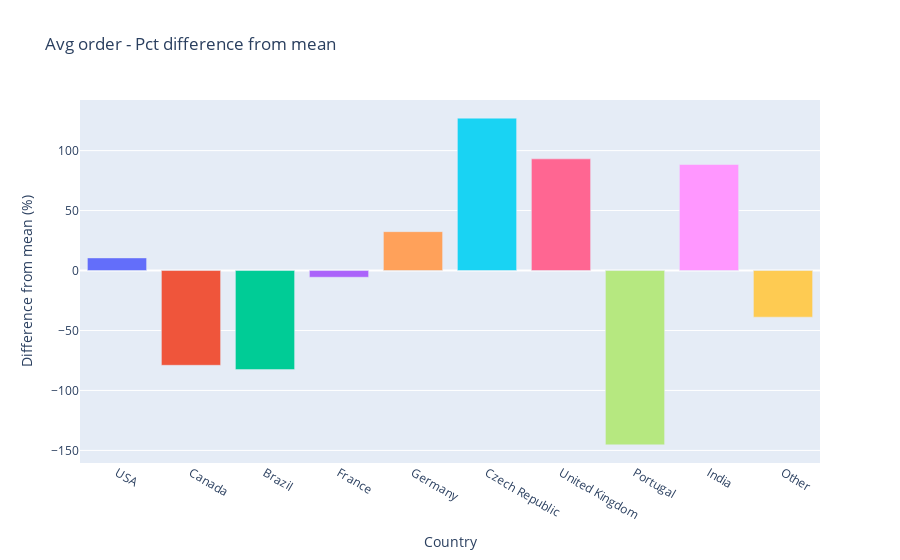

Notebook code cell kept with this figure:
### Code cell
country_metrics["difference_from_avg"] = (country_metrics["average_order"] - \
                                          country_metrics["average_order"].mean()) * 100.0

avg_order = px.bar(
    country_metrics, 
    x = "country", 
    y = "difference_from_avg", 
    color = "country", 
    title = "Avg order - Pct difference from mean",
    labels={
        "country": "Country",
        "difference_from_avg": "Difference from mean (%)"
    }
)

avg_order.update_layout(showlegend=False)

avg_order.show()

### Figure 1 — Plotly figure (JSON) as saved in the notebook; plotly's stock layout.template omitted (floating-point values rounded to 4 significant figures)
{"data": [{"alignmentgroup": "True", "hovertemplate": "Country=%{x}<br>Difference from mean (%)=%{y}<extra></extra>", "legendgroup": "USA", "marker": {"color": "#636efa"}, "name": "USA", "offsetgroup": "USA", "orientation": "v", "showlegend": true, "textposition": "auto", "type": "bar", "x": ["USA"], "xaxis": "x", "y": [10.52], "yaxis": "y"}, {"alignmentgroup": "True", "hovertemplate": "Country=%{x}<br>Difference from mean (%)=%{y}<extra></extra>", "legendgroup": "Canada", "marker": {"color": "#EF553B"}, "name": "Canada", "offsetgroup": "Canada", "orientation": "v", "showlegend": true, "textposition": "auto", "type": "bar", "x": ["Canada"], "xaxis": "x", "y": [-79.02], "yaxis": "y"}, {"alignmentgroup": "True", "hovertemplate": "Country=%{x}<br>Difference from mean (%)=%{y}<extra></extra>", "legendgroup": "Brazil", "marker": {"color": "#00cc96"}, "name": "Brazil", "offsetgroup": "Brazil", "orientation": "v", "showlegend": true, "textposition": "auto", "type": "bar", "x": ["Brazil"], "xaxis": "x", "y": [-82.63], "yaxis": "y"}, {"alignmentgroup": "True", "hovertemplate": "Country=%{x}<br>Difference from mean (%)=%{y}<extra></extra>", "legendgroup": "France", "marker": {"color": "#ab63fa"}, "name": "France", "offsetgroup": "France", "orientation": "v", "showlegend": true, "textposition": "auto", "type": "bar", "x": ["France"], "xaxis": "x", "y": [-5.603], "yaxis": "y"}, {"alignmentgroup": "True", "hovertemplate": "Country=%{x}<br>Difference from mean (%)=%{y}<extra></extra>", "legendgroup": "Germany", "marker": {"color": "#FFA15A"}, "name": "Germany", "offsetgroup": "Germany", "orientation": "v", "showlegend": true, "textposition": "auto", "type": "bar", "x": ["Germany"], "xaxis": "x", "y": [32.4], "yaxis": "y"}, {"alignmentgroup": "True", "hovertemplate": "Country=%{x}<br>Difference from mean (%)=%{y}<extra></extra>", "legendgroup": "Czech Republic", "marker": {"color": "#19d3f3"}, "name": "Czech Republic", "offsetgroup": "Czech Republic", "orientation": "v", "showlegend": true, "textposition": "auto", "type": "bar", "x": ["Czech Republic"], "xaxis": "x", "y": [127.1], "yaxis": "y"}, {"alignmentgroup": "True", "hovertemplate": "Country=%{x}<br>Difference from mean (%)=%{y}<extra></extra>", "legendgroup": "United Kingdom", "marker": {"color": "#FF6692"}, "name": "United Kingdom", "offsetgroup": "United Kingdom", "orientation": "v", "showlegend": true, "textposition": "auto", "type": "bar", "x": ["United Kingdom"], "xaxis": "x", "y": [93.11], "yaxis": "y"}, {"alignmentgroup": "True", "hovertemplate": "Country=%{x}<br>Difference from mean (%)=%{y}<extra></extra>", "legendgroup": "Portugal", "marker": {"color": "#B6E880"}, "name": "Portugal", "offsetgroup": "Portugal", "orientation": "v", "showlegend": true, "textposition": "auto", "type": "bar", "x": ["Portugal"], "xaxis": "x", "y": [-145.4], "yaxis": "y"}, {"alignmentgroup": "True", "hovertemplate": "Country=%{x}<br>Difference from mean (%)=%{y}<extra></extra>", "legendgroup": "India", "marker": {"color": "#FF97FF"}, "name": "India", "offsetgroup": "India", "orientation": "v", "showlegend": true, "textposition": "auto", "type": "bar", "x": ["India"], "xaxis": "x", "y": [88.4], "yaxis": "y"}, {"alignmentgroup": "True", "hovertemplate": "Country=%{x}<br>Difference from mean (%)=%{y}<extra></extra>", "legendgroup": "Other", "marker": {"color": "#FECB52"}, "name": "Other", "offsetgroup": "Other", "orientation": "v", "showlegend": true, "textposition": "auto", "type": "bar", "x": ["Other"], "xaxis": "x", "y": [-38.89], "yaxis": "y"}], "layout": {"barmode": "relative", "legend": {"title": {"text": "Country"}, "tracegroupgap": 0}, "showlegend": false, "title": {"text": "Avg order - Pct difference from mean"}, "xaxis": {"anchor": "y", "categoryarray": ["USA", "Canada", "Brazil", "France", "Germany", "Czech Republic", "United Kingdom", "Portugal", "India", "Other"], "categoryorder": "array", "domain": [0, 1], "title": {"text": "Country"}}, "yaxis": {"anchor": "x", "domain": [0, 1], "title": {"text": "Difference from mean (%)"}}}}
